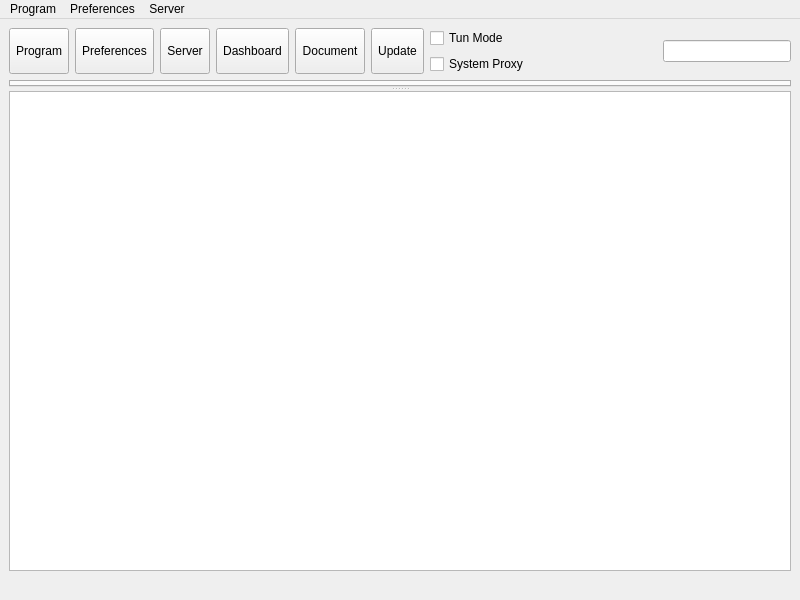
<?xml version="1.0" encoding="UTF-8"?>
<ui version="4.0">
 <class>MainWindow</class>
 <widget class="QMainWindow" name="MainWindow">
  <property name="geometry">
   <rect>
    <x>0</x>
    <y>0</y>
    <width>800</width>
    <height>600</height>
   </rect>
  </property>
  <property name="minimumSize">
   <size>
    <width>800</width>
    <height>600</height>
   </size>
  </property>
  <property name="windowTitle">
   <string notr="true">nya</string>
  </property>
  <widget class="QWidget" name="centralwidget">
   <layout class="QVBoxLayout" name="verticalLayout_3" stretch="0,0,0">
    <item>
     <layout class="QHBoxLayout" name="horizontalLayout_2">
      <item>
       <widget class="QToolButton" name="toolButton_program">
        <property name="sizePolicy">
         <sizepolicy hsizetype="Preferred" vsizetype="Preferred">
          <horstretch>0</horstretch>
          <verstretch>0</verstretch>
         </sizepolicy>
        </property>
        <property name="text">
         <string>Program</string>
        </property>
        <property name="icon">
         <iconset theme="applications-system"/>
        </property>
        <property name="iconSize">
         <size>
          <width>24</width>
          <height>24</height>
         </size>
        </property>
        <property name="popupMode">
         <enum>QToolButton::ToolButtonPopupMode::InstantPopup</enum>
        </property>
        <property name="toolButtonStyle">
         <enum>Qt::ToolButtonStyle::ToolButtonTextUnderIcon</enum>
        </property>
       </widget>
      </item>
      <item>
       <widget class="QToolButton" name="toolButton_preferences">
        <property name="sizePolicy">
         <sizepolicy hsizetype="Preferred" vsizetype="Preferred">
          <horstretch>0</horstretch>
          <verstretch>0</verstretch>
         </sizepolicy>
        </property>
        <property name="text">
         <string>Preferences</string>
        </property>
        <property name="icon">
         <iconset theme="applications-development"/>
        </property>
        <property name="iconSize">
         <size>
          <width>24</width>
          <height>24</height>
         </size>
        </property>
        <property name="popupMode">
         <enum>QToolButton::ToolButtonPopupMode::InstantPopup</enum>
        </property>
        <property name="toolButtonStyle">
         <enum>Qt::ToolButtonStyle::ToolButtonTextUnderIcon</enum>
        </property>
       </widget>
      </item>
      <item>
       <widget class="QToolButton" name="toolButton_server">
        <property name="sizePolicy">
         <sizepolicy hsizetype="Preferred" vsizetype="Preferred">
          <horstretch>0</horstretch>
          <verstretch>0</verstretch>
         </sizepolicy>
        </property>
        <property name="text">
         <string>Server</string>
        </property>
        <property name="icon">
         <iconset theme="folder-new"/>
        </property>
        <property name="iconSize">
         <size>
          <width>24</width>
          <height>24</height>
         </size>
        </property>
        <property name="popupMode">
         <enum>QToolButton::ToolButtonPopupMode::InstantPopup</enum>
        </property>
        <property name="toolButtonStyle">
         <enum>Qt::ToolButtonStyle::ToolButtonTextUnderIcon</enum>
        </property>
       </widget>
      </item>
      <item>
       <widget class="QToolButton" name="toolButton_dashboard">
        <property name="sizePolicy">
         <sizepolicy hsizetype="Preferred" vsizetype="Preferred">
          <horstretch>0</horstretch>
          <verstretch>0</verstretch>
         </sizepolicy>
        </property>
        <property name="text">
         <string>Dashboard</string>
        </property>
        <property name="icon">
         <iconset theme="applications-internet"/>
        </property>
        <property name="iconSize">
         <size>
          <width>24</width>
          <height>24</height>
         </size>
        </property>
        <property name="popupMode">
         <enum>QToolButton::ToolButtonPopupMode::InstantPopup</enum>
        </property>
        <property name="toolButtonStyle">
         <enum>Qt::ToolButtonStyle::ToolButtonTextUnderIcon</enum>
        </property>
       </widget>
      </item>
      <item>
       <widget class="QToolButton" name="toolButton_document">
        <property name="sizePolicy">
         <sizepolicy hsizetype="Preferred" vsizetype="Preferred">
          <horstretch>0</horstretch>
          <verstretch>0</verstretch>
         </sizepolicy>
        </property>
        <property name="text">
         <string>Document</string>
        </property>
        <property name="icon">
         <iconset theme="help-about"/>
        </property>
        <property name="iconSize">
         <size>
          <width>24</width>
          <height>24</height>
         </size>
        </property>
        <property name="popupMode">
         <enum>QToolButton::ToolButtonPopupMode::InstantPopup</enum>
        </property>
        <property name="toolButtonStyle">
         <enum>Qt::ToolButtonStyle::ToolButtonTextUnderIcon</enum>
        </property>
       </widget>
      </item>
      <item>
       <widget class="QToolButton" name="toolButton_update">
        <property name="sizePolicy">
         <sizepolicy hsizetype="Preferred" vsizetype="Preferred">
          <horstretch>0</horstretch>
          <verstretch>0</verstretch>
         </sizepolicy>
        </property>
        <property name="text">
         <string>Update</string>
        </property>
        <property name="icon">
         <iconset theme="system-software-update"/>
        </property>
        <property name="iconSize">
         <size>
          <width>24</width>
          <height>24</height>
         </size>
        </property>
        <property name="popupMode">
         <enum>QToolButton::ToolButtonPopupMode::InstantPopup</enum>
        </property>
        <property name="toolButtonStyle">
         <enum>Qt::ToolButtonStyle::ToolButtonTextUnderIcon</enum>
        </property>
       </widget>
      </item>
      <item>
       <layout class="QVBoxLayout" name="verticalLayout_4">
        <item>
         <widget class="QCheckBox" name="checkBox_VPN">
          <property name="sizePolicy">
           <sizepolicy hsizetype="Preferred" vsizetype="Preferred">
            <horstretch>0</horstretch>
            <verstretch>0</verstretch>
           </sizepolicy>
          </property>
          <property name="text">
           <string>Tun Mode</string>
          </property>
         </widget>
        </item>
        <item>
         <widget class="QCheckBox" name="checkBox_SystemProxy">
          <property name="sizePolicy">
           <sizepolicy hsizetype="Preferred" vsizetype="Preferred">
            <horstretch>0</horstretch>
            <verstretch>0</verstretch>
           </sizepolicy>
          </property>
          <property name="text">
           <string>System Proxy</string>
          </property>
         </widget>
        </item>
       </layout>
      </item>
      <item>
       <spacer name="horizontalSpacer">
        <property name="orientation">
         <enum>Qt::Orientation::Horizontal</enum>
        </property>
        <property name="sizeType">
         <enum>QSizePolicy::Policy::Expanding</enum>
        </property>
        <property name="sizeHint" stdset="0">
         <size>
          <width>40</width>
          <height>20</height>
         </size>
        </property>
       </spacer>
      </item>
      <item>
       <widget class="QLineEdit" name="search">
        <property name="sizePolicy">
         <sizepolicy hsizetype="Expanding" vsizetype="Fixed">
          <horstretch>0</horstretch>
          <verstretch>0</verstretch>
         </sizepolicy>
        </property>
        <property name="clearButtonEnabled">
         <bool>true</bool>
        </property>
       </widget>
      </item>
     </layout>
    </item>
    <item>
     <widget class="QSplitter" name="splitter">
      <property name="orientation">
       <enum>Qt::Orientation::Vertical</enum>
      </property>
      <widget class="QTabWidget" name="tabWidget">
       <property name="contextMenuPolicy">
        <enum>Qt::ContextMenuPolicy::CustomContextMenu</enum>
       </property>
       <property name="currentIndex">
        <number>-1</number>
       </property>
       <property name="movable">
        <bool>true</bool>
       </property>
      </widget>
      <widget class="QTextBrowser" name="masterLogBrowser">
       <property name="contextMenuPolicy">
        <enum>Qt::ContextMenuPolicy::CustomContextMenu</enum>
       </property>
       <property name="openLinks">
        <bool>false</bool>
       </property>
      </widget>
     </widget>
    </item>
    <item>
     <layout class="QHBoxLayout" name="horizontalLayout">
      <item>
       <widget class="QLabel" name="label_running">
        <property name="text">
         <string/>
        </property>
        <property name="alignment">
         <set>Qt::AlignmentFlag::AlignCenter</set>
        </property>
       </widget>
      </item>
      <item>
       <widget class="QLabel" name="label_inbound">
        <property name="text">
         <string/>
        </property>
        <property name="alignment">
         <set>Qt::AlignmentFlag::AlignCenter</set>
        </property>
       </widget>
      </item>
      <item>
       <widget class="QLabel" name="label_speed">
        <property name="text">
         <string/>
        </property>
        <property name="alignment">
         <set>Qt::AlignmentFlag::AlignCenter</set>
        </property>
       </widget>
      </item>
     </layout>
    </item>
   </layout>
  </widget>
  <widget class="QMenuBar" name="menubar">
   <property name="geometry">
    <rect>
     <x>0</x>
     <y>0</y>
     <width>800</width>
     <height>33</height>
    </rect>
   </property>
   <widget class="QMenu" name="menu_program">
    <property name="title">
     <string>Program</string>
    </property>
    <widget class="QMenu" name="menu_spmode">
     <property name="title">
      <string>System Proxy</string>
     </property>
     <addaction name="menu_spmode_system_proxy"/>
     <addaction name="menu_spmode_vpn"/>
     <addaction name="menu_spmode_disabled"/>
    </widget>
    <widget class="QMenu" name="menu_program_preference">
     <property name="title">
      <string>Preferences</string>
     </property>
     <addaction name="actionfake"/>
    </widget>
    <widget class="QMenu" name="menuActive_Server">
     <property name="title">
      <string>Active Server</string>
     </property>
     <addaction name="actionfake_2"/>
    </widget>
    <widget class="QMenu" name="menuActive_Routing">
     <property name="title">
      <string>Active Routing</string>
     </property>
     <addaction name="actionfake_3"/>
    </widget>
    <addaction name="actionShow_window"/>
    <addaction name="menu_open_config_folder"/>
    <addaction name="separator"/>
    <addaction name="menu_scan_qr"/>
    <addaction name="separator"/>
    <addaction name="actionStart_with_system"/>
    <addaction name="actionAllow_LAN"/>
    <addaction name="menuActive_Server"/>
    <addaction name="menuActive_Routing"/>
    <addaction name="menu_spmode"/>
    <addaction name="menu_program_preference"/>
    <addaction name="separator"/>
    <addaction name="actionRestart_Proxy"/>
    <addaction name="actionRestart_Program"/>
    <addaction name="menu_exit"/>
   </widget>
   <widget class="QMenu" name="menu_preferences">
    <property name="title">
     <string>Preferences</string>
    </property>
    <addaction name="menu_manage_groups"/>
    <addaction name="menu_basic_settings"/>
    <addaction name="menu_routing_settings"/>
    <addaction name="menu_hotkey_settings"/>
   </widget>
   <widget class="QMenu" name="menu_server">
    <property name="title">
     <string>Server</string>
    </property>
    <widget class="QMenu" name="menu_share_item">
     <property name="title">
      <string>Share</string>
     </property>
     <addaction name="menu_qr"/>
     <addaction name="menu_export_config"/>
     <addaction name="separator"/>
     <addaction name="menu_copy_links"/>
     <addaction name="menu_copy_links_nkr"/>
    </widget>
    <widget class="QMenu" name="menuCurrent_Group">
     <property name="title">
      <string>Current Group</string>
     </property>
     <addaction name="actionfake_5"/>
     <addaction name="menu_tcp_ping"/>
     <addaction name="menu_url_test"/>
     <addaction name="menu_full_test"/>
     <addaction name="menu_stop_testing"/>
     <addaction name="menu_clear_test_result"/>
     <addaction name="menu_resolve_domain"/>
     <addaction name="separator"/>
     <addaction name="menu_remove_unavailable"/>
     <addaction name="menu_delete_repeat"/>
     <addaction name="separator"/>
     <addaction name="menu_update_subscription"/>
    </widget>
    <widget class="QMenu" name="menuCurrent_Select">
     <property name="title">
      <string>Current Select</string>
     </property>
     <addaction name="actionfake_4"/>
    </widget>
    <addaction name="menu_add_from_input"/>
    <addaction name="menu_add_from_clipboard"/>
    <addaction name="separator"/>
    <addaction name="menu_start"/>
    <addaction name="menu_stop"/>
    <addaction name="separator"/>
    <addaction name="menu_select_all"/>
    <addaction name="menu_move"/>
    <addaction name="menu_clone"/>
    <addaction name="menu_reset_traffic"/>
    <addaction name="menu_delete"/>
    <addaction name="separator"/>
    <addaction name="menu_share_item"/>
    <addaction name="separator"/>
    <addaction name="menuCurrent_Select"/>
    <addaction name="menuCurrent_Group"/>
    <addaction name="separator"/>
    <addaction name="menu_profile_debug_info"/>
    <addaction name="separator"/>
   </widget>
   <addaction name="menu_program"/>
   <addaction name="menu_preferences"/>
   <addaction name="menu_server"/>
  </widget>
  <action name="menu_exit">
   <property name="text">
    <string>Exit</string>
   </property>
  </action>
  <action name="actionShow_window">
   <property name="text">
    <string>Show Window</string>
   </property>
  </action>
  <action name="menu_basic_settings">
   <property name="text">
    <string>Basic Settings</string>
   </property>
  </action>
  <action name="menu_add_from_input">
   <property name="text">
    <string>New profile</string>
   </property>
  </action>
  <action name="menu_manage_groups">
   <property name="text">
    <string>Groups</string>
   </property>
  </action>
  <action name="menu_start">
   <property name="text">
    <string>Start</string>
   </property>
   <property name="shortcut">
    <string notr="true">Return</string>
   </property>
  </action>
  <action name="menu_stop">
   <property name="text">
    <string>Stop</string>
   </property>
   <property name="shortcut">
    <string notr="true">Ctrl+S</string>
   </property>
  </action>
  <action name="menu_routing_settings">
   <property name="text">
    <string>Routing Settings</string>
   </property>
  </action>
  <action name="menu_add_from_clipboard">
   <property name="text">
    <string>Add profile from clipboard</string>
   </property>
   <property name="shortcut">
    <string notr="true">Ctrl+V</string>
   </property>
  </action>
  <action name="menu_delete">
   <property name="text">
    <string>Delete</string>
   </property>
   <property name="shortcut">
    <string notr="true">Del</string>
   </property>
  </action>
  <action name="menu_profile_debug_info">
   <property name="text">
    <string>Debug Info</string>
   </property>
  </action>
  <action name="menu_qr">
   <property name="text">
    <string>QR Code and link</string>
   </property>
   <property name="shortcut">
    <string notr="true">Ctrl+Q</string>
   </property>
  </action>
  <action name="menu_copy_link">
   <property name="text">
    <string>Copy Link</string>
   </property>
  </action>
  <action name="menu_tcp_ping">
   <property name="text">
    <string notr="true">Tcp Ping</string>
   </property>
   <property name="shortcut">
    <string notr="true">Ctrl+Shift+T</string>
   </property>
  </action>
  <action name="menu_url_test">
   <property name="text">
    <string notr="true">Url Test</string>
   </property>
   <property name="shortcut">
    <string notr="true">Ctrl+Shift+U</string>
   </property>
  </action>
  <action name="menu_clear_test_result">
   <property name="text">
    <string>Clear Test Result</string>
   </property>
   <property name="shortcut">
    <string notr="true">Ctrl+Shift+C</string>
   </property>
  </action>
  <action name="menu_export_config">
   <property name="text">
    <string>Export %1 config</string>
   </property>
   <property name="shortcut">
    <string notr="true">Ctrl+E</string>
   </property>
  </action>
  <action name="menu_reset_traffic">
   <property name="text">
    <string>Reset Traffic</string>
   </property>
   <property name="shortcut">
    <string notr="true">Ctrl+R</string>
   </property>
  </action>
  <action name="menu_scan_qr">
   <property name="text">
    <string>Scan QR Code</string>
   </property>
  </action>
  <action name="menu_spmode_system_proxy">
   <property name="checkable">
    <bool>true</bool>
   </property>
   <property name="text">
    <string>Enable System Proxy</string>
   </property>
  </action>
  <action name="menu_spmode_disabled">
   <property name="checkable">
    <bool>true</bool>
   </property>
   <property name="text">
    <string>Disable</string>
   </property>
  </action>
  <action name="menu_delete_repeat">
   <property name="text">
    <string>Remove Duplicates</string>
   </property>
   <property name="shortcut">
    <string notr="true">Ctrl+Shift+D</string>
   </property>
  </action>
  <action name="actionfake">
   <property name="text">
    <string>fake</string>
   </property>
   <property name="visible">
    <bool>false</bool>
   </property>
  </action>
  <action name="menu_move">
   <property name="text">
    <string>Move</string>
   </property>
   <property name="shortcut">
    <string notr="true">Ctrl+M</string>
   </property>
  </action>
  <action name="actionStart_with_system">
   <property name="checkable">
    <bool>true</bool>
   </property>
   <property name="text">
    <string>Start with system</string>
   </property>
  </action>
  <action name="actionAllow_LAN">
   <property name="checkable">
    <bool>true</bool>
   </property>
   <property name="text">
    <string>Allow other devices to connect</string>
   </property>
  </action>
  <action name="menu_remove_unavailable">
   <property name="text">
    <string>Remove Unavailable</string>
   </property>
   <property name="shortcut">
    <string notr="true">Ctrl+Shift+R</string>
   </property>
  </action>
  <action name="menu_full_test">
   <property name="text">
    <string>Full Test</string>
   </property>
   <property name="shortcut">
    <string notr="true">Ctrl+Shift+F</string>
   </property>
  </action>
  <action name="menu_hotkey_settings">
   <property name="text">
    <string>Hotkey Settings</string>
   </property>
  </action>
  <action name="menu_select_all">
   <property name="text">
    <string>Select All</string>
   </property>
   <property name="shortcut">
    <string notr="true">Ctrl+A</string>
   </property>
  </action>
  <action name="menu_copy_links_nkr">
   <property name="text">
    <string>Copy links of selected (Neko Links)</string>
   </property>
   <property name="shortcut">
    <string notr="true">Ctrl+Alt+C</string>
   </property>
  </action>
  <action name="actionfake_2">
   <property name="text">
    <string>fake</string>
   </property>
   <property name="visible">
    <bool>false</bool>
   </property>
  </action>
  <action name="actionfake_3">
   <property name="text">
    <string>fake</string>
   </property>
   <property name="visible">
    <bool>false</bool>
   </property>
  </action>
  <action name="menu_copy_links">
   <property name="text">
    <string>Copy links of selected</string>
   </property>
   <property name="shortcut">
    <string notr="true">Ctrl+C</string>
   </property>
  </action>
  <action name="menu_spmode_vpn">
   <property name="checkable">
    <bool>true</bool>
   </property>
   <property name="text">
    <string>Enable Tun</string>
   </property>
  </action>
  <action name="menu_clone">
   <property name="text">
    <string>Clone</string>
   </property>
   <property name="shortcut">
    <string notr="true">Ctrl+D</string>
   </property>
  </action>
  <action name="menu_update_subscription">
   <property name="text">
    <string>Update subscription</string>
   </property>
   <property name="shortcut">
    <string notr="true">Ctrl+U</string>
   </property>
  </action>
  <action name="menu_resolve_domain">
   <property name="text">
    <string>Resolve domain</string>
   </property>
   <property name="shortcut">
    <string notr="true">Ctrl+Shift+I</string>
   </property>
  </action>
  <action name="actionRestart_Program">
   <property name="text">
    <string>Restart Program</string>
   </property>
  </action>
  <action name="menu_open_config_folder">
   <property name="text">
    <string>Open Config Folder</string>
   </property>
  </action>
  <action name="actionfake_4">
   <property name="text">
    <string notr="true">fake</string>
   </property>
   <property name="visible">
    <bool>false</bool>
   </property>
  </action>
  <action name="actionfake_5">
   <property name="text">
    <string notr="true">fake</string>
   </property>
   <property name="visible">
    <bool>false</bool>
   </property>
  </action>
  <action name="actionRestart_Proxy">
   <property name="text">
    <string>Restart Proxy</string>
   </property>
  </action>
  <action name="menu_stop_testing">
   <property name="text">
    <string>Stop Testing</string>
   </property>
  </action>
 </widget>
 <resources/>
 <connections/>
</ui>
